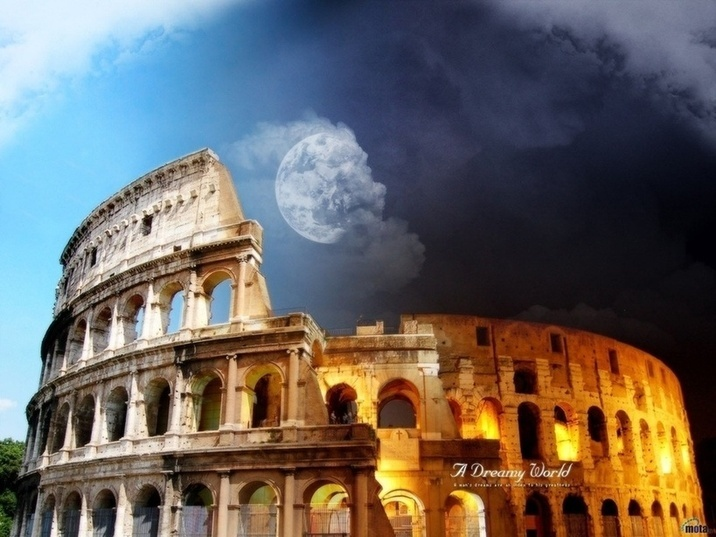
#> input picture 3d_1515.jpg, 716 x 537 px, found by its file name; its folder holds 4 pictures in this run
$ python main6.py
#> lines starting #> are read from the running program, lines starting #| are printed output that depends on the picture
import os
import cv2
from PIL import Image
os.chdir("E:/Sruthi/Open CV/Lesson 6/images")
path="E:/Sruthi/Open CV/Lesson 6/images"

mean_height=0
mean_width=0
image_files=[file for file in os.listdir('.') if file.endswith(('.jpg', '.jpeg', '.png'))]
num_of_images=len(os.listdir("."))
print(num_of_images)

for file in image_files:
    img=Image.open(os.path.join(path,file))
#> img is the input picture: PIL image 716x537 RGB; mean R, G, B 105.9, 100.6, 97.2
    width,height=img.size
#> width = 716; height = 537
    mean_width=mean_width+width
#> mean_width = 716
    mean_height=mean_height+height
#> mean_height = 537

mean_width=mean_width//num_of_images
#> mean_width = 143
mean_height=mean_height//num_of_images
#> mean_height = 107

print(mean_width)
#| 143
print(mean_height)
#| 107

for file in image_files:
    if file.endswith('.jpg') or file.endswith('.jpeg') or file.endswith('.png'):
        img=Image.open(os.path.join(path,file))
        width,height=img.size
        print(width,height)
#| 716 537

        imgResized=img.resize((mean_width,mean_height),Image.Resampling.LANCZOS)
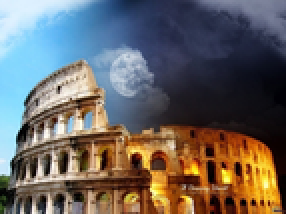
#> imgResized: PIL image 143x107 RGB (shown 2 times larger); mean R, G, B 105.9, 100.6, 97.3
        imgResized.save(file,'JPEG',quality=95)
        print(img.filename.split('\\')[-1]," is resized")
#| 3d_1515.jpg  is resized

def videoGenerator():
    video_name="MyFirstVideo.avi"

    os.chdir("E:/Sruthi/Open CV/Lesson 6/images")
    #images = [img for img in os.listdir('.') if img.endswith(('.jpg', '.jpeg', '.png'))]
    images=[]
    for img in image_files:
        if img.endswith('.jpg') or img.endswith('.jpeg') or img.endswith('.png'):
            images.append(img)
    print(images)

    frame = cv2.imread(os.path.join(".",images[0]))
    #frame = cv2.imread(images[0])
    height,width,layers=frame.shape
#> height = 107; width = 143; layers = 3
    video=cv2.VideoWriter(video_name,cv2.VideoWriter_fourcc(*'XVID'),1,(width,height))
    for image in images:
        video.write(cv2.imread(os.path.join(".", image)))

    cv2.destroyAllWindows()
    video.release()

videoGenerator()
